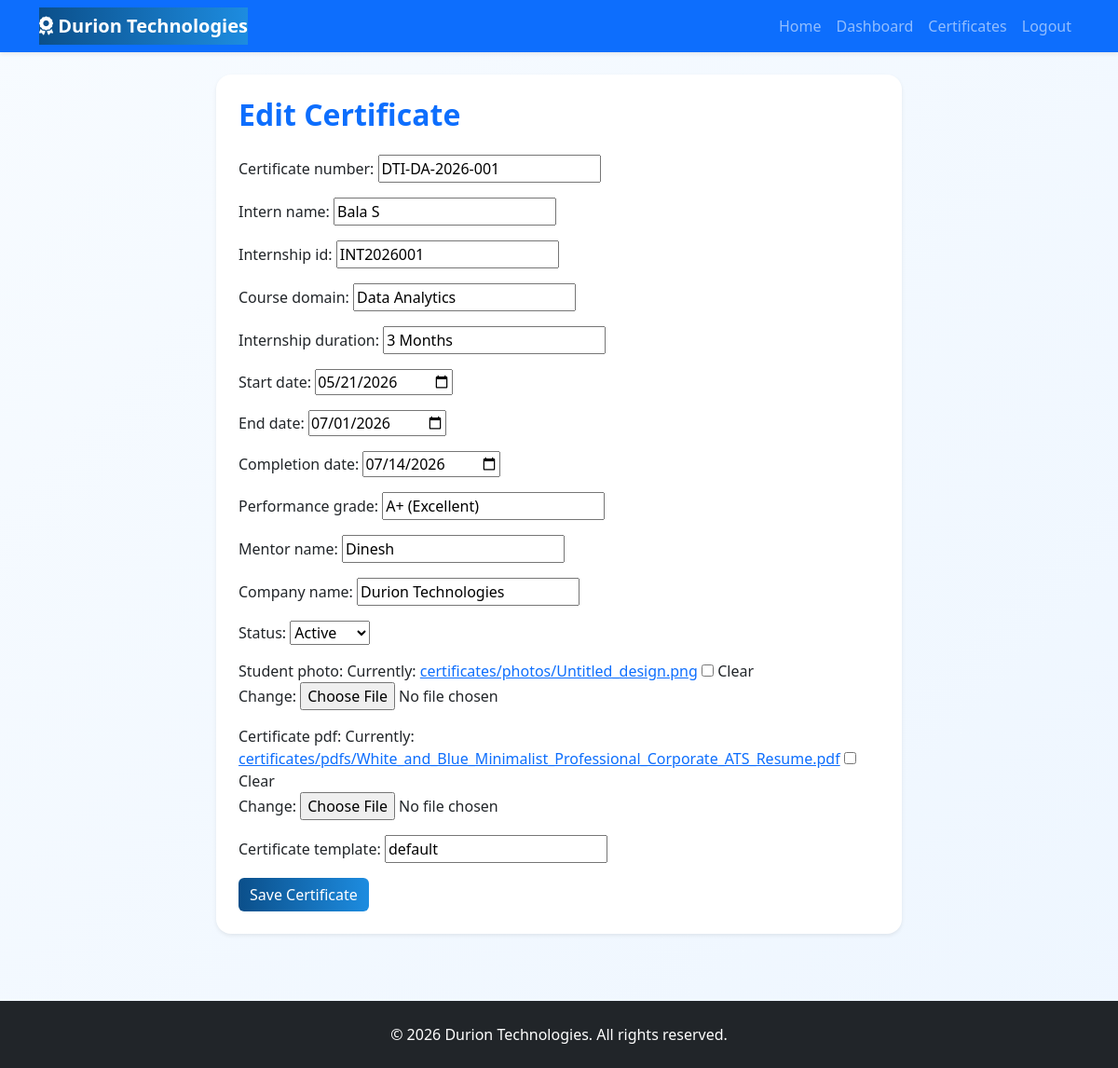
/certificate/edit/2/ (signed in), run on the app's committed database.
### certificates/models.py (models this page shows, shortened)
class Certificate(models.Model):
    STATUS_CHOICES = [
        ('active', 'Active'),
        ('revoked', 'Revoked'),
        ('pending', 'Pending'),
    ]
    certificate_number = models.CharField(max_length=50, unique=True)
    intern_name = models.CharField(max_length=255)
    internship_id = models.CharField(max_length=100, blank=True, null=True)
    course_domain = models.CharField(max_length=255)
    internship_duration = models.CharField(max_length=100)
    start_date = models.DateField()
    end_date = models.DateField()
    completion_date = models.DateField()
    performance_grade = models.CharField(max_length=20, blank=True, null=True)
    mentor_name = models.CharField(max_length=255)
    company_name = models.CharField(max_length=255, default='Durion Technologies')
    status = models.CharField(max_length=20, choices=STATUS_CHOICES, default='active')
    student_photo = models.ImageField(upload_to='certificates/photos/', blank=True, null=True)
    certificate_pdf = models.FileField(upload_to='certificates/pdfs/', blank=True, null=True)
    certificate_template = models.CharField(max_length=100, default='default')
    qr_code = models.ImageField(upload_to='qrcodes/', blank=True, null=True)
    created_at = models.DateTimeField(auto_now_add=True)
    updated_at = models.DateTimeField(auto_now=True)

### certificates/views.py (the view)
# urls.py: path('certificate/edit/<int:pk>/', views.certificate_edit, name='certificate_edit'),
@login_required
def certificate_edit(request, pk):
    certificate = get_object_or_404(Certificate, pk=pk)
    if request.method == 'POST':
        form = CertificateForm(request.POST, request.FILES, instance=certificate)
        if form.is_valid():
            form.save()
            messages.success(request, 'Certificate updated successfully.')
            return redirect('certificate_list')
    else:
        form = CertificateForm(instance=certificate)
    return render(request, 'certificates/form.html', {'form': form, 'title': 'Edit Certificate'})

### certificates/forms.py (shortened to what this page needs)
class CertificateForm(forms.ModelForm):
    class Meta:
        model = Certificate
        fields = [
            'certificate_number',
            'intern_name',
            'internship_id',
            'course_domain',
            'internship_duration',
            'start_date',
            'end_date',
            'completion_date',
            'performance_grade',
            'mentor_name',
            'company_name',
            'status',
            'student_photo',
            'certificate_pdf',
            'certificate_template',
        ]
        widgets = {
            'start_date': forms.DateInput(attrs={'type': 'date'}),
            'end_date': forms.DateInput(attrs={'type': 'date'}),
            'completion_date': forms.DateInput(attrs={'type': 'date'}),
        }

### templates/certificates/form.html (shortened to what this page needs)
{% extends 'base.html' %}
{% block content %}
<div class="row justify-content-center">
  <div class="col-lg-8">
    <div class="card shadow-sm border-0 rounded-4">
      <div class="card-body p-4">
        <h2 class="fw-bold text-primary mb-4">{{ title }}</h2>
        <form method="post" enctype="multipart/form-data">
          {{ form.as_p }}
          <button class="btn btn-primary" type="submit">Save Certificate</button>
        </form>
      </div>
    </div>
  </div>
</div>
{% endblock %}

### static/css/style.css (style rules this page uses)
:root { --primary: #0b4f8a; --secondary: #1d8ce0; --dark: #0b1f3a; --light: #f6f9fc; }
body { font-family: 'Segoe UI', sans-serif; background: linear-gradient(135deg, #f7fbff 0%, #eef6ff 100%); color: var(--dark); }
.btn-primary { background: linear-gradient(90deg, var(--primary), var(--secondary)); border: none; }

### data on the page
Certificate: certificate_number "DTI-DA-2026-001", intern_name "Bala S", internship_id "INT2026001", course_domain "Data Analytics", internship_duration "3 Months", start_date "05/21/2026", end_date "07/01/2026", completion_date "07/14/2026", performance_grade "A+ (Excellent)", mentor_name "Dinesh", company_name "Durion Technologies", status "Active", certificate_template "default"

### other printed values
{{ title }} "Edit Certificate"
